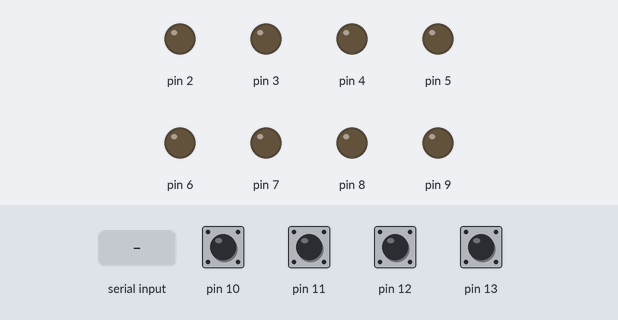
The sketch below on a simulated Arduino Uno, built with avr-gcc and run on an emulated ATmega328P. Parts: output pins drawn as LEDs (lit = HIGH). Dashed ring = blinking. Inputs (shaded band) come from the test bench; at power-on: pin 10–13 HIGH. What the sketch prints to the serial monitor is not drawn.

Above: at 1.2 s.
1.3 s: pin 10 pulled LOW for 1 s
At 1.55 s:
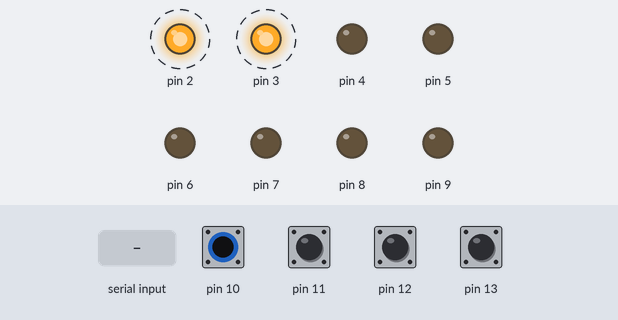
4.3 s: pin 11 pulled LOW for 0.15 s
At 5.6 s:
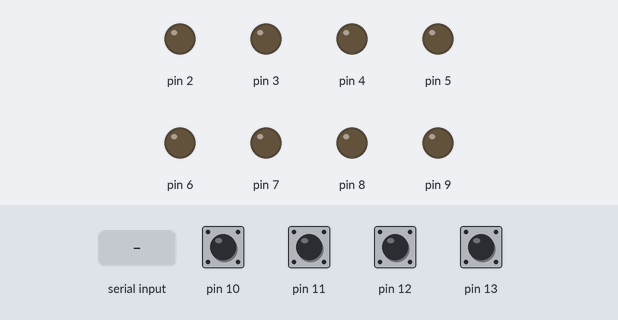
5.9 s: pin 12 pulled LOW for 0.15 s
At 6.8 s:
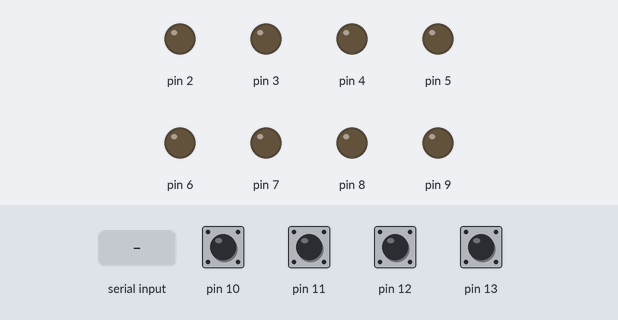
7.5 s: pin 13 pulled LOW for 0.15 s
At 8.1 s:
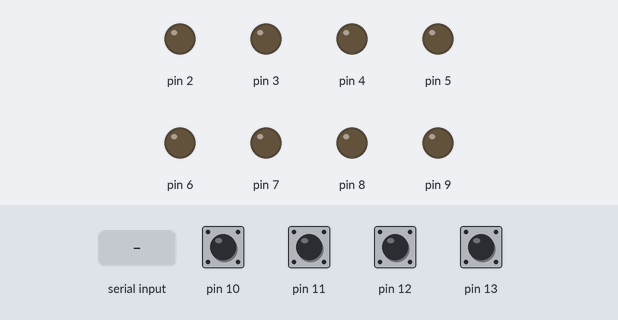
9.1 s: "A" received over Serial
At 10.3 s:
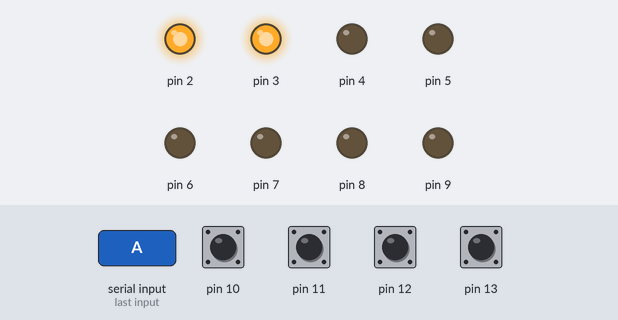
10.6 s: "B" received over Serial
At 11.6 s:
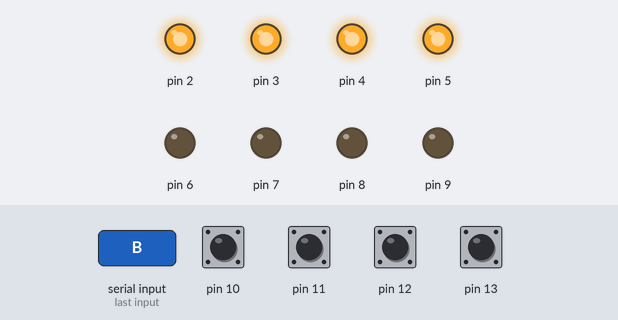
Timing chart, 0 to 13.1 s (numbered marks = the images above; inputs shaded):
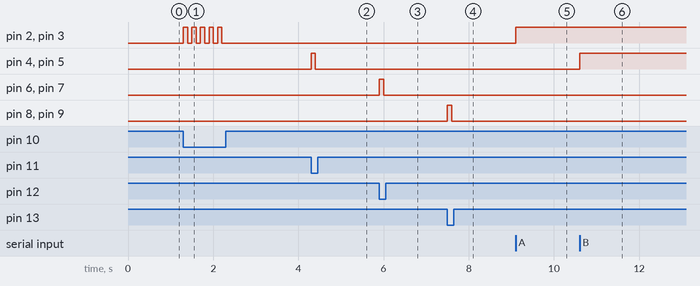

Measured:
- after the input at 1.3 s, pin 2, pin 3: alternates HIGH for 0.10 s and LOW for 0.10 s, 10 changes in all, then stays LOW, starting at once
- after the input at 4.3 s, pin 4, pin 5: LOW → HIGH at once, → LOW 0.10 s later
- after the input at 5.9 s, pin 6, pin 7: LOW → HIGH at once, → LOW 0.10 s later
- after the input at 7.5 s, pin 8, pin 9: LOW → HIGH at once, → LOW 0.10 s later
- after the input at 9.1 s, pin 2, pin 3: LOW → HIGH at once
- after the input at 10.6 s, pin 4, pin 5: LOW → HIGH at once

The sketch:

arduino.ino
```cpp
void setup() {
  pinMode(2, OUTPUT);
  pinMode(3, OUTPUT);
  pinMode(4, OUTPUT);
  pinMode(5, OUTPUT);
  pinMode(6, OUTPUT);
  pinMode(7, OUTPUT);
  pinMode(8, OUTPUT);
  pinMode(9, OUTPUT);

  pinMode(10, INPUT_PULLUP);
  pinMode(11, INPUT_PULLUP);
  pinMode(12, INPUT_PULLUP);
  pinMode(13, INPUT_PULLUP);
  Serial.begin(9600);
}
void loop() {
  manejarComandosSerial();
  manejarBotones();
}

// Función para manejar los comandos recibidos por el puerto serial
void manejarComandosSerial() {
  if (Serial.available() > 0) {
    char estadoMonitor = Serial.read();
    switch (estadoMonitor) {
      case 'A':
        encenderGrupoA();
        break;
      case 'B':
        encenderGrupoB();
        break;
      case 'C':
        encenderGrupoC();
        break;
      case 'D':
        encenderGrupoD();
        break;
      case 'a':
        apagarGrupoA();
        break;
      case 'b':
        apagarGrupoB();
        break;
      case 'c':
        apagarGrupoC();
        break;
      case 'd':
        apagarGrupoD();
        break;


      default:
        break;
    }
  }
}

// Funciones para encender y apagar grupos de LEDs
void encenderGrupoA() {
  digitalWrite(2, HIGH);
  digitalWrite(3, HIGH);
}

void encenderGrupoB() {
  digitalWrite(4, HIGH);
  digitalWrite(5, HIGH);
}

void encenderGrupoC() {
  digitalWrite(6, HIGH);
  digitalWrite(7, HIGH);
}

void encenderGrupoD() {
  digitalWrite(8, HIGH);
  digitalWrite(9, HIGH);
}

void apagarGrupoA() {
  digitalWrite(2, LOW);
  digitalWrite(3, LOW);
}

void apagarGrupoB() {
  digitalWrite(4, LOW);
  digitalWrite(5, LOW);
}

void apagarGrupoC() {
  digitalWrite(6, LOW);
  digitalWrite(7, LOW);
}

void apagarGrupoD() {
  digitalWrite(8, LOW);
  digitalWrite(9, LOW);
}

// Función para manejar las acciones de los botones
void manejarBotones() {
  if (digitalRead(10) == LOW) {
    toggleGrupoA();
    Serial.print("Grupo encendido por medio de pushbutton");
    delay(100);
  } else if (digitalRead(11) == LOW) {
    toggleGrupoB();
     Serial.print("Grupo encendido por medio de pushbutton");
    delay(100);
  } else if (digitalRead(12) == LOW) {
        toggleGrupoC();
         Serial.print("Grupo encendido por medio de pushbutton");
    delay(100);
  } else if (digitalRead(13) == LOW) {
     Serial.print("Grupo encendido por medio de pushbutton");
    toggleGrupoD();
    delay(100);
  }
}

// Funciones para alternar entre encendido y apagado de grupos de LEDs
void toggleGrupoA() {
  static bool estadoGrupoA = false;
  if (estadoGrupoA) {
    apagarGrupoA();
  } else {
    encenderGrupoA();
  }
  estadoGrupoA = !estadoGrupoA;
}

void toggleGrupoB() {
  static bool estadoGrupoB = false;
  if (estadoGrupoB) {
    apagarGrupoB();
  } else {
    encenderGrupoB();
  }
  estadoGrupoB = !estadoGrupoB;
}

void toggleGrupoC() {
  static bool estadoGrupoC = false;
  if (estadoGrupoC) {
    apagarGrupoC();
  } else {
    encenderGrupoC();
  }
  estadoGrupoC = !estadoGrupoC;
}

void toggleGrupoD() {
  static bool estadoGrupoD = false;
  if (estadoGrupoD) {
    apagarGrupoD();
  } else {
    encenderGrupoD();
  }
  estadoGrupoD = !estadoGrupoD;
}
```
